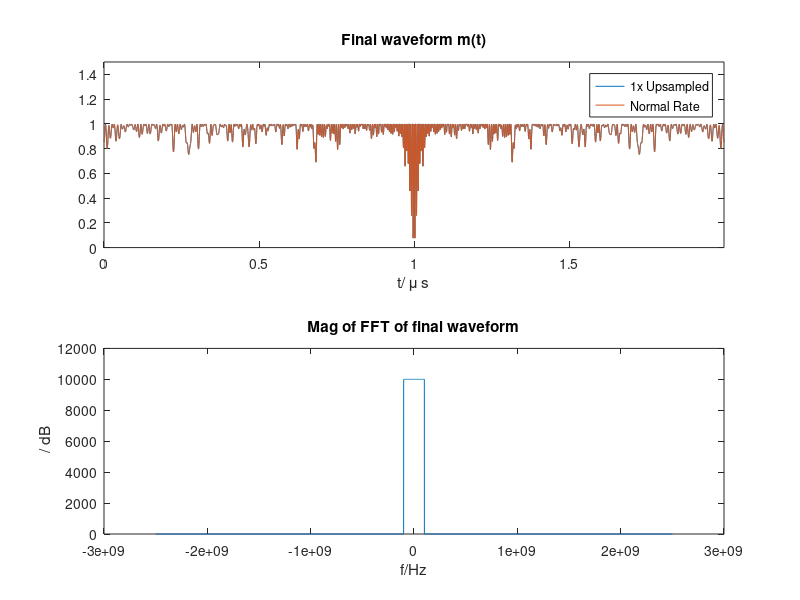
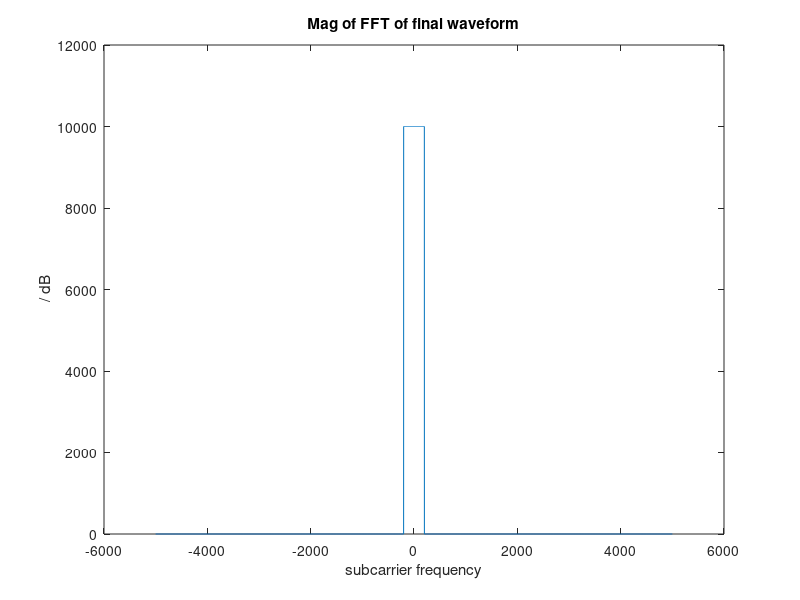
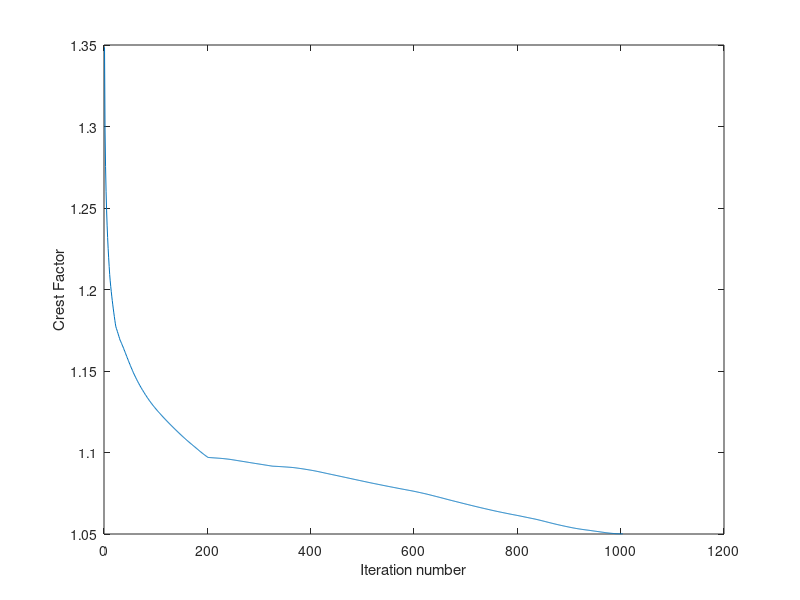

The MATLAB source for these figures, in order: (Note: this script raises an error after producing the figures.)
% Rui Wang
% Date: May 18th, 2013
% 
% Function: Computes the optimal phase vector for multitone signals with 
% low crest factor
% 
% update the function to select the bandwidth and upper and lower
% freqeucnies
% 
% Reference: Mathias Friese, Multitone Signals with Low Crest Factor, IEEE
% Trans on Communications, Vol. 45, No.10, Oct. 1997
% 
% 
% Rui Wang: original version.                   May 18th, 2013
% Rui Wang: change parameters for USRP.       Nov. 24th, 2015
% Rui Wang: add comments for f1=0.            May 5th, 2016
% Rui Wang: modify the scrip to ensure more ifft points and better
%                 accuracy for the time-domain signal.        Nov. 8th, 2017
%                 
% Yuning Zhang: Add the conversion to the signal to designated 
%                         frequency.                                       Nov. 23rd, 2020



clear;clc;
close all;

%Nf = 384; % number of frequency tones
N = 10000; %N = 80; % number of FFT/IFFT points, meaning sampling points
% N = 1024; %N = 80; % number of FFT/IFFT points, meaning sampling points
fs = 5e9;  % sampling frequency Hz (for DAC, used by AWG)
% fs = 983.04e6;  % sampling frequency Hz (for DAC, used by AWG)
% T0 = 4e-6; % OFDM symbol duration
T0=N/fs; % OFDM symbol duration

df = 1/T0; % subcarrier spacing in Hz

% BB signal
f1 = 0e6; fix1 = floor(f1/df);% low frequency, index
f2 = 100e6; fix2 = floor(f2/df);% high frequency, index

if f1 == 0
    % case DC component is included, f1 = 0
    Nf = 2*(fix2 - fix1 + 1) -1; % odd number
    %Nf = 2*fix2 + 1;
    ftone = zeros(1,Nf); % frequency tones
    ftone(1:floor(Nf/2)) = (-fix2*df):df:-df; % negative frequency tones
    ftone(floor(Nf/2)+1) = 0; % DC 
    ftone(ceil(Nf/2)+1:end) = df:df:fix2*df; % positive frequency tones
    fix_eff = 1:Nf; % useful subcarrier index
else
    Nf_tot = 2*(fix2 - fix1 + 1); % even number
    ftone = zeros(1,Nf_tot);
    ftone(1:Nf_tot/2) = (-fix2*df):df:(-fix1*df);
    ftone(Nf_tot/2+1:Nf_tot) = -ftone(Nf_tot/2:-1:1);
    %ftone(Nf/2+1:Nf) = -ftone(1:Nf/2); % old incorrect
    Nf = 2*fix2+1;
    fix_eff = [1:Nf_tot/2,Nf-Nf_tot/2+1:Nf];
end

% normal time index
t = 0:1/fs:(fs/df-1)/fs; 
% densified time index
t_D = linspace(0,T0,N+1); t_D = t_D(1:end-1); 


% n = zeros(1,Nf);
% if mod(Nf,2) 
%     % when Nf is odd, or f1 = 0
%     %n(1:ceil(Nf/2)) = (-floor(f2/f_res)):1:(-floor(f1/f_res));
%     %n(Nf/2+1:Nf) = -n(1:Nf/2); % old
%     %n(ceil(Nf/2)+1:Nf) = -n(ceil(Nf/2)-1:-1:1);
%     n = -(Nf-1)/2 : (Nf-1)/2;
% else
%     % when Nf is even, or f1 > 0
%     n(1:Nf/2) = -fix2:-fix1;
%     n(Nf/2+1:Nf) = -n(Nf/2:-1:1);    
% end

n = -(Nf-1)/2 : (Nf-1)/2;
Phi = pi*n.^2/Nf;
w_res = 2*pi*df;


ix = 0; % iteration index
max_ix = 10000000;
CF = 5;
S = sqrt(Nf);
CF_store = zeros(1,max_ix);
key_reconstruct = 0;
key_liftthreshold = 1;
key_plotm_t = 0;
while (ix<=max_ix) && (S <sqrt(Nf)*CF)
    ix = ix+1;
% Calculate time-domain signal     
%     m_t = zeros(size(t));
%     for kk = 0:Nf-1
%         m_t = m_t+exp(1j*(2*pi*ftone(kk+1)*t+Phi(kk+1)));
%     end

    M = exp(1j*Phi);
    if length(fix_eff) ~= Nf
        M(setdiff(1:Nf,fix_eff)) = zeros(1,Nf-length(fix_eff));
    end
  
    M_sft = ifftshift(M);
    % pad zeros in the middle frequency, i.e. after the highest frequency
    M_pad = [M_sft(1:ceil(Nf/2)),zeros(1,N-Nf),M_sft(ceil(Nf/2)+1:end)]; 
    m_t = N*ifft(M_pad);

    if key_plotm_t ==1
        figure(10)
        plot(abs(m_t));
        figure(11)
        plot(abs(fft(m_t)));
    end    
    CF_store(ix) = max(abs(m_t))/sqrt(mean(abs(m_t).^2));
    CF = CF_store(ix);
    
% Calculate error signal
    e_t = (abs(m_t)>=S).*(abs(m_t)-S).*exp(1j*angle(m_t));
% Fourier series expansion (OBSOLETE)
%     e_k = zeros(1,Nf);
%     n = 0:N-1;
%     for ii=1:Nf
%         e_k(ii) = 1/N*sum(e_t.*exp(-1j*2*pi*ftone(ii)*n/fs));
%     end
    
    % Find frequency coefficients of e_k
    e_k_pad = 1/N*fft(e_t); 
    e_k_sft = [e_k_pad(1:ceil(Nf/2)),e_k_pad(ceil(Nf/2)+1+N-Nf:end)];
    e_k = fftshift(e_k_sft);
    
    if key_reconstruct == 1
        e_t_recon = zeros(size(t));
        for kk = 1:Nf
            e_t_recon = e_t_recon + e_k(kk)*exp(1j*2*pi*ftone(kk)*t);
        end
        figure(99)
        plot(t,abs(e_t),'r');
        hold on;
        plot(t,abs(e_t_recon),'b');
        legend('original error waveform','renconstruction');
        grid on;
        err_recon = mean(abs(e_t_recon-e_t).^2);
        err_pratio = err_recon/mean(abs(e_t).^2);
    else
%         disp('no reconstruction comparison')
    end
    
% subtraction of error signal in the frequency domain
    for kk = 1:Nf
        Phi(kk) = angle( exp(1j*Phi(kk))-e_k(kk) );
    end

% update the threshold
    if key_liftthreshold == 1
     S = S+0.001;
    else 
        S=S+0;
    end
end    

signal_bb = real(m_t)';
% save('C:\Users\zhang\OneDrive - University of Southern California\Documents\USC\WiDes\Measurement Projects\METRANS\Signal\500M_BW_single_rep_bb_no_CP.mat', 'm_t')
% save('C:\Users\zhang\OneDrive - University of Southern California\Documents\USC\WiDes\Measurement Projects\METRANS\Signal\500M_BW_single_rep_bb_no_CP.txt', 'signal_bb', '-ascii')    

% Final waveform sampled at fs 
m_t_fs = m_t(1:length(t_D)/length(t):end);

figure(1)
subplot(2,1,1)
plot(t_D*1e6,abs(m_t)/max(abs(m_t)));
hold on;
plot(t*1e6,abs(m_t_fs)/max(abs(m_t)));
title('Final waveform m(t)'); 
xlabel('t/ \mu s')
legend(sprintf('%dx Upsampled',length(t_D)/length(t)),'Normal Rate');
axis([0,max(t_D*1e6),0,1.5]);
hold off;

f = -fs/2:df:(fs/2-df);
subplot(2,1,2);
plot(f,abs(ifftshift(fft(m_t_fs))));
xlabel('f/Hz');ylabel(' / dB');
title('Mag of FFT of final waveform');





figure;plot(-N/2:N/2-1,abs(ifftshift(fft(m_t_fs))));
xlabel('subcarrier frequency');ylabel(' / dB');
title('Mag of FFT of final waveform');

% figure(3)
% f_long = -fs/2:df/2:fs/2-df/2;
% f_ix = 1:2:length(f_long);
% subplot(2,1,1)
% plot(f_long,10*log10(fftshift(abs(fft(m_t,2*N)))));
% xlabel('f/Hz'); ylabel('|mag| / dB');
% title('FFT of 2N samples, zero-padding');
% subplot(2,1,2)
% m_mag = fftshift(abs(fft(m_t,2*N)));
% plot(f,10*log10(m_mag(f_ix)));
% xlabel('f/Hz'); ylabel('|mag| / dB');

figure
plot(CF_store(1:ix));
xlabel('Iteration number'); ylabel('Crest Factor');

figure
N_repetition=1;
m_rep = repmat(m_t,1,N_repetition); % repeating the signal N_block times
pwelch(m_rep,128,64,length(m_rep),fs,'twosided');
title([num2str(N_repetition), ' times the length of original sequence']);

figure
% CP=1e-6/(1/fs)
CP = 0;
m_rep_with_cp = [m_rep(end-(CP-1):end), m_rep];
length(m_rep_with_cp)
pwelch(m_rep_with_cp, 128, 64, length(m_rep_with_cp), fs,'twosided');
title('')

% f_IF=1e9;
f_IF = 300e6;
t=(0:length(m_rep_with_cp)-1).*1/fs;
x_IF=(m_rep_with_cp.*exp(1j*2*pi*f_IF*t));
x_IF_real=real(m_rep_with_cp.*exp(1j*2*pi*f_IF*t));

f = 0:df:(fs-df);
figure;plot(f, 20*log10(abs(fft(x_IF))))
figure;plot(f, 20*log10(abs(fft(real(x_IF)))))
figure;plot(f, 20*log10(abs(fft(imag(x_IF)))))





















signal_IF = x_IF_real';
% save('C:\Users\zhang\OneDrive - University of Southern California\Documents\USC\WiDes\Measurement Projects\METRANS\Signal\500M_BW_single_rep_IF_no_CP.txt', 'signal_IF', '-ascii')    

figure
pwelch(x_IF,128,64,length(x_IF),fs,'twosided');
figure
pwelch(x_IF_real,128,64,length(x_IF_real),fs,'twosided');
%x_IF_imag = imag(m_rep4_wcp.*exp(1j*2*pi*f_IF*t));
% figure(7)
% pwelch(x_IF_imag,128,64,length(x_IF_real),fs,'twosided');
% figure(8)
% pwelch(x_IF_real- x_IF_imag,128,64,length(x_IF_real),fs,'twosided');

%
% figure(7)
% pwelch(real(m_t),128,64,length(m_t),fs,'twosided');
% 
% figure(100)
% pwelch(hilbert(m_t),128,64,length(m_t),fs,'twosided');
% 
% 
% figure(101)
% pwelch(hilbert(m_t).*exp(1j*2*pi*f_IF*t),128,64,length(m_t),fs,'twosided');
% 
% figure(102)
% pwelch(real(hilbert(m_t).*exp(1j*2*pi*f_IF*t)),128,64,length(m_t),fs,'twosided');
% % single-sided band signal
% t=(0:length(m_t)-1).*1/fs;
% x_IF_ssb = zeros(length(m_t),2);
% x_IF_ssb(:,1) = real(m_t) .* cos(2*pi*f_IF*t);
% x_IF_ssb(:,2) = imag(hilbert(real(m_t))) .* sin(2*pi*f_IF*t);
% x_IF_ssb_assem = x_IF_ssb(:,1) - x_IF_ssb(:,2);
% figure(8)
% pwelch(x_IF_ssb(:,1),128,64,length(m_t),fs,'twosided');
% figure(9)
% pwelch(x_IF_ssb(:,2),128,64,length(m_t),fs,'twosided');